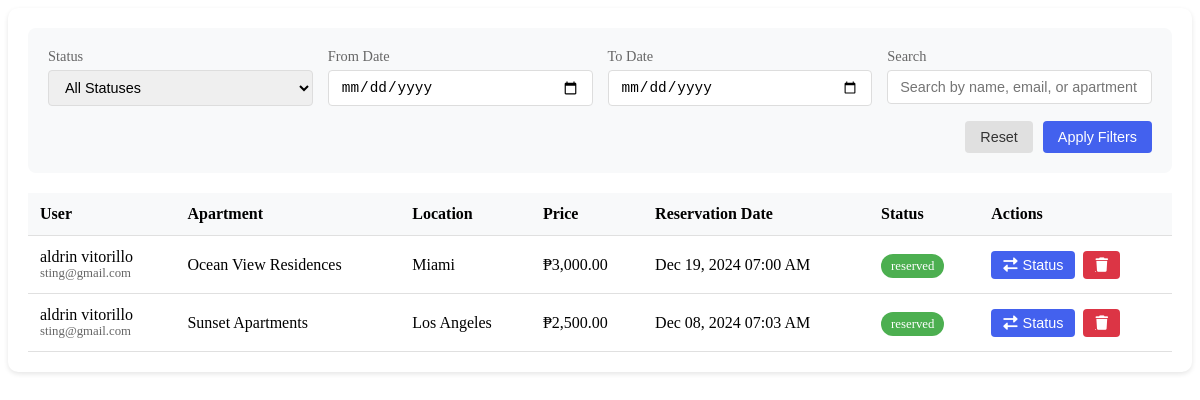
The app's page /ADMIN/manage_reservations.php with its own data.
### tables this page shows
CREATE TABLE `reservations` (
  `id` int(11) NOT NULL,
  `user_id` int(11) NOT NULL,
  `apartment_id` int(11) NOT NULL,
  `reservation_date` timestamp NOT NULL DEFAULT current_timestamp(),
  `status` enum('reserved','canceled') DEFAULT 'reserved'
);

CREATE TABLE `users` (
  `id` int(11) NOT NULL,
  `name` varchar(50) NOT NULL,
  `lastname` varchar(50) NOT NULL,
  `email` varchar(100) NOT NULL,
  `password` varchar(255) NOT NULL,
  `created_at` timestamp NOT NULL DEFAULT current_timestamp()
);

CREATE TABLE `apartments` (
  `id` int(11) NOT NULL,
  `name` varchar(255) NOT NULL,
  `location` varchar(255) NOT NULL,
  `price` decimal(10,2) NOT NULL,
  `available` tinyint(1) DEFAULT 1,
  `created_at` timestamp NOT NULL DEFAULT current_timestamp()
);

### ADMIN/manage_reservations.php (the view, shortened to what this page needs)
<?php
require_once '../includes/db_connection.php';
$sql = "SELECT r.*,
               u.name as user_name, u.lastname as user_lastname, u.email as user_email,
               a.name as apartment_name, a.location as apartment_location, a.price
        FROM reservations r
        JOIN users u ON r.user_id = u.id
        JOIN apartments a ON r.apartment_id = a.id
        WHERE 1=1";
$params = array();
$types = "";
$sql .= " ORDER BY r.reservation_date DESC";
if (!empty($params)) {
    $stmt = $conn->prepare($sql);
    $stmt->bind_param($types, ...$params);
    $stmt->execute();
    $result = $stmt->get_result();
} else {
    $result = $conn->query($sql);
}
if ($result === false) {
    $error_message = "Error fetching reservations: " . $conn->error;
} else {
    $reservations = $result->fetch_all(MYSQLI_ASSOC);
}
function getStatusBadgeClass($status) {
    switch (strtolower($status)) {
        case 'reserved':
            return 'status-reserved';
    }
}
?>
<!DOCTYPE html>
<html lang="en">
<head>
    <link rel="stylesheet" href="https://cdnjs.cloudflare.com/ajax/libs/font-awesome/6.0.0/css/all.min.css">
</head>
<body>
    <div class="reservations-management">
        <div class="filters-section">
            <form action="" method="GET" id="filterForm">
                <div class="filters-grid">
                    <div class="filter-group">
                        <label for="status">Status</label>
                        <select name="status" id="status" class="filter-input">
                            <option value="">All Statuses</option>
                        </select>
                    </div>
                    <div class="filter-group">
                        <label for="date_from">From Date</label>
                        <input type="date" id="date_from" name="date_from" class="filter-input"
                               value="<?php echo isset($_GET['date_from']) ? htmlspecialchars($_GET['date_from']) : ''; ?>">
                    </div>
                    <div class="filter-group">
                        <label for="date_to">To Date</label>
                        <input type="date" id="date_to" name="date_to" class="filter-input"
                               value="<?php echo isset($_GET['date_to']) ? htmlspecialchars($_GET['date_to']) : ''; ?>">
                    </div>
                    <div class="filter-group">
                        <label for="search">Search</label>
                        <input type="text" id="search" name="search" class="filter-input"
                               placeholder="Search by name, email, or apartment"
                               value="<?php echo isset($_GET['search']) ? htmlspecialchars($_GET['search']) : ''; ?>">
                    </div>
                </div>
                <div class="filter-buttons">
                    <button type="button" class="btn-filter btn-reset" onclick="resetFilters()">Reset</button>
                    <button type="submit" class="btn-filter btn-apply">Apply Filters</button>
                </div>
            </form>
        </div>
        <?php if (isset($reservations) && count($reservations) > 0): ?>
            <div class="table-responsive">
                <table class="reservations-table">
                    <thead>
                        <tr>
                            <th>User</th>
                            <th>Apartment</th>
                            <th>Location</th>
                            <th>Price</th>
                            <th>Reservation Date</th>
                            <th>Status</th>
                            <th>Actions</th>
                        </tr>
                    </thead>
                    <tbody>
                        <?php foreach ($reservations as $reservation): ?>
                            <tr>
                                <td>
                                    <div>
                                        <?php echo htmlspecialchars($reservation['user_name'] . ' ' . $reservation['user_lastname']); ?>
                                        <div style="font-size: 0.8em; color: #666;">
                                            <?php echo htmlspecialchars($reservation['user_email']); ?>
                                        </div>
                                    </div>
                                </td>
                                <td><?php echo htmlspecialchars($reservation['apartment_name']); ?></td>
                                <td><?php echo htmlspecialchars($reservation['apartment_location']); ?></td>
                                <td>₱<?php echo number_format($reservation['price'], 2); ?></td>
                                <td><?php echo date('M d, Y h:i A', strtotime($reservation['reservation_date'])); ?></td>
                                <td>
                                    <span class="status-badge <?php echo getStatusBadgeClass($reservation['status']); ?>">
                                        <?php echo htmlspecialchars($reservation['status']); ?>
                                    </span>
                                </td>
                                <td>
                                    <div class="action-buttons">
                                        <button class="btn-status" onclick="openStatusModal(<?php echo $reservation['id']; ?>)">
                                            <i class="fas fa-exchange-alt"></i> Status
                                        </button>
                                        <a href="?page=manage_reservations&delete=<?php echo $reservation['id']; ?>"
                                           class="btn-delete"
                                           onclick="return confirm('Are you sure you want to delete this reservation?');">
                                            <i class="fas fa-trash"></i>
                                        </a>
                                    </div>
                                </td>
                            </tr>
                        <?php endforeach; ?>
                    </tbody>
                </table>
            </div>
        <?php endif; ?>
    </div>
</body>
</html>

### ADMIN/manage_reservations.php (style rules this page uses)
.reservations-management { background: white; border-radius: 10px; box-shadow: 0 2px 5px rgba(0,0,0,0.1); padding: 20px; }
.filters-section { background: #f8f9fa; border-radius: 8px; padding: 20px; margin-bottom: 20px; }
.filters-grid { display: grid; grid-template-columns: repeat(auto-fit, minmax(200px, 1fr)); gap: 15px; margin-bottom: 15px; }
.filter-group { display: flex; flex-direction: column; }
.filter-group label { margin-bottom: 5px; color: #666; font-size: 0.9rem; }
.filter-input { padding: 8px 12px; border: 1px solid #ddd; border-radius: 4px; font-size: 0.9rem; }
.filter-buttons { display: flex; gap: 10px; justify-content: flex-end; }
.btn-filter { padding: 8px 15px; border: none; border-radius: 4px; cursor: pointer; font-size: 0.9rem; transition: all 0.3s ease; }
.btn-apply { background: #4361ee; color: white; }
.btn-reset { background: #e0e0e0; color: #333; }
.status-badge { padding: 5px 10px; border-radius: 15px; font-size: 0.8rem; font-weight: 500; }
.status-reserved { background-color: #4CAF50; color: white; }
.table-responsive { overflow-x: auto; margin-top: 20px; }
.reservations-table { width: 100%; border-collapse: collapse; }
.reservations-table th, .reservations-table td { padding: 12px; text-align: left; border-bottom: 1px solid #e0e0e0; }
.reservations-table th { background-color: #f8f9fa; font-weight: 600; }
.action-buttons { display: flex; gap: 8px; }
.btn-status, .btn-delete { padding: 6px 12px; border: none; border-radius: 4px; cursor: pointer; font-size: 0.9rem; display: inline-flex; align-items: center; gap: 5px; }
.btn-status { background-color: #4361ee; color: white; }
.btn-delete { background-color: #dc3545; color: white; }

### records on screen
reservations: user.lastname "aldrin vitorillo", user.email "sting@gmail.com", apartment.name "Ocean View Residences", apartment.location "Miami", apartment.price "3,000.00", reservation_date "Dec 19, 2024 07:00 AM", status "reserved"
reservations: user.lastname "aldrin vitorillo", user.email "sting@gmail.com", apartment.name "Sunset Apartments", apartment.location "Los Angeles", apartment.price "2,500.00", reservation_date "Dec 08, 2024 07:03 AM", status "reserved"
